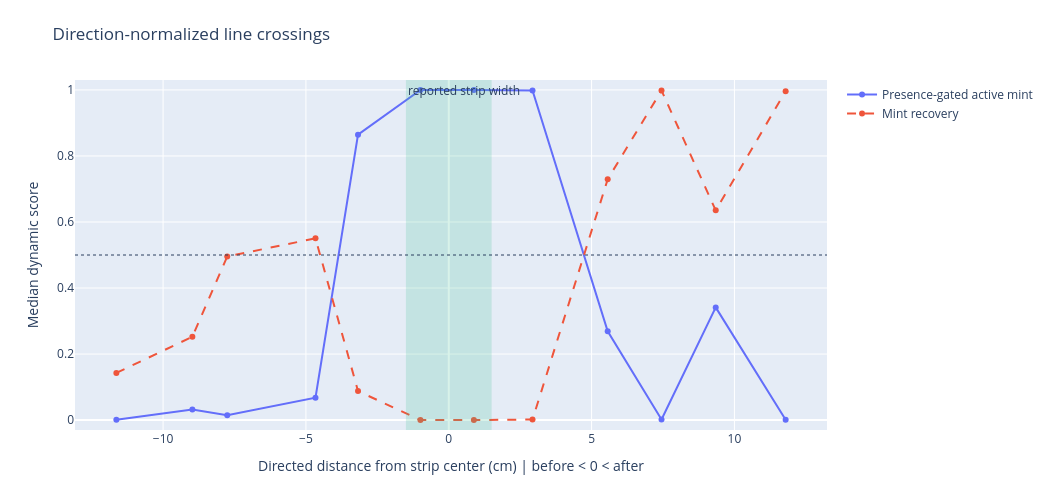

Write notebook code for a chart like this one.
### Markdown cell above
**ELI5.** Source-ranking AUC asks: if we randomly pick one source-region reading and one outside reading, how often does the source reading score higher? The outside-above-0.5 column shows how much apparent mint remains away from the strip. The score-time correlation checks whether the map is mainly painting "later in the experiment" instead of "closer to the source." The source location is still approximate, so these remain pilot metrics.

### Code cell
# Collapse upward and downward passes onto a common coordinate: negative is
# before crossing the strip; positive is after crossing it.
crossings = raster_qc.sort_values('elapsed_s').copy()
dt = np.gradient(crossings['elapsed_s'].to_numpy(float))
dy = np.gradient(crossings['y'].to_numpy(float))
crossings['vertical_speed'] = pd.Series(dy / np.maximum(dt, 1e-6)).rolling(
    5, center=True, min_periods=1,
).median().to_numpy()
crossings['directed_distance_cm'] = (
    (crossings['y'] - source_center_y) * np.sign(crossings['vertical_speed'])
)
crossing_rows = crossings[
    crossings['x'].between(source_x0, source_x1)
    & crossings['vertical_speed'].abs().ge(0.15)
    & crossings['directed_distance_cm'].between(-12.0, 12.0)
].copy()
distance_edges = np.arange(-12.0, 12.01, 2.0)
crossing_rows['distance_bin'] = pd.cut(
    crossing_rows['directed_distance_cm'], distance_edges, include_lowest=True,
)
crossing_profile = crossing_rows.groupby('distance_bin', observed=True).agg(
    directed_distance_cm=('directed_distance_cm', 'median'),
    active_mint_gated_score=('active_mint_gated_score', 'median'),
    mint_recovery_score=('mint_recovery_score', 'median'),
    rows=('active_mint_gated_score', 'size'),
).reset_index()

crossing_figure = go.Figure()
crossing_figure.add_trace(go.Scatter(
    x=crossing_profile['directed_distance_cm'], y=crossing_profile['active_mint_gated_score'],
    mode='lines+markers', name='Presence-gated active mint',
    customdata=crossing_profile['rows'],
    hovertemplate='distance %{x:.1f} cm<br>active score %{y:.3f}<br>rows %{customdata}<extra></extra>',
))
crossing_figure.add_trace(go.Scatter(
    x=crossing_profile['directed_distance_cm'], y=crossing_profile['mint_recovery_score'],
    mode='lines+markers', name='Mint recovery', line=dict(dash='dash'),
    customdata=crossing_profile['rows'],
    hovertemplate='distance %{x:.1f} cm<br>recovery score %{y:.3f}<br>rows %{customdata}<extra></extra>',
))
crossing_figure.add_vrect(
    x0=-SOURCE_WIDTH_CM / 2, x1=SOURCE_WIDTH_CM / 2,
    fillcolor='rgba(63, 191, 143, 0.20)', line_width=0,
    annotation_text='reported strip width', annotation_position='top left',
)
crossing_figure.add_hline(y=0.5, line_dash='dot', line_width=1)
crossing_figure.update_xaxes(title='Directed distance from strip center (cm) | before < 0 < after')
crossing_figure.update_yaxes(title='Median dynamic score', range=[-0.03, 1.03])
crossing_figure.update_layout(
    title='Direction-normalized line crossings',
    height=500, width=1050, margin=dict(l=75, r=35, t=80, b=70),
)
crossing_figure.show()

### Figure 1 — Plotly figure (JSON) as saved in the notebook; plotly's stock layout.template omitted (floating-point values rounded to 4 significant figures)
{"data": [{"customdata": [6, 2, 1, 6, 7, 11, 10, 7, 2, 1, 1, 3], "hovertemplate": "distance %{x:.1f} cm<br>active score %{y:.3f}<br>rows %{customdata}<extra></extra>", "mode": "lines+markers", "name": "Presence-gated active mint", "type": "scatter", "x": [-11.64, -8.975, -7.754, -4.665, -3.176, -0.9917, 0.8788, 2.932, 5.564, 7.448, 9.345, 11.79], "y": [0.000876, 0.03197, 0.01494, 0.06795, 0.8644, 0.9998, 1.0, 0.9982, 0.2688, 0.001955, 0.3414, 0.0008125]}, {"customdata": [6, 2, 1, 6, 7, 11, 10, 7, 2, 1, 1, 3], "hovertemplate": "distance %{x:.1f} cm<br>recovery score %{y:.3f}<br>rows %{customdata}<extra></extra>", "line": {"dash": "dash"}, "mode": "lines+markers", "name": "Mint recovery", "type": "scatter", "x": [-11.64, -8.975, -7.754, -4.665, -3.176, -0.9917, 0.8788, 2.932, 5.564, 7.448, 9.345, 11.79], "y": [0.1428, 0.2524, 0.4954, 0.5505, 0.08793, 1.104e-08, 2.827e-09, 0.00172, 0.7296, 0.998, 0.6352, 0.9961]}], "layout": {"annotations": [{"showarrow": false, "text": "reported strip width", "x": -1.5, "xanchor": "left", "xref": "x", "y": 1, "yanchor": "top", "yref": "y domain"}], "height": 500, "margin": {"b": 70, "l": 75, "r": 35, "t": 80}, "shapes": [{"fillcolor": "rgba(63, 191, 143, 0.20)", "line": {"width": 0}, "type": "rect", "x0": -1.5, "x1": 1.5, "xref": "x", "y0": 0, "y1": 1, "yref": "y domain"}, {"line": {"dash": "dot", "width": 1}, "type": "line", "x0": 0, "x1": 1, "xref": "x domain", "y0": 0.5, "y1": 0.5, "yref": "y"}], "title": {"text": "Direction-normalized line crossings"}, "width": 1050, "xaxis": {"title": {"text": "Directed distance from strip center (cm) | before < 0 < after"}}, "yaxis": {"range": [-0.03, 1.03], "title": {"text": "Median dynamic score"}}}}
